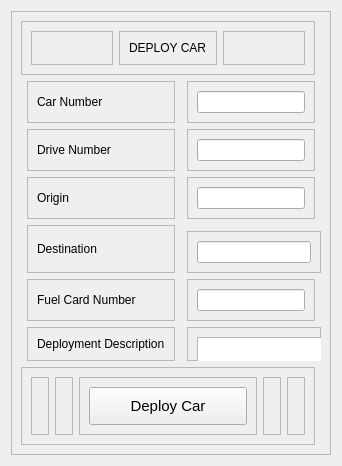
                <widget class="QWidget" name="tab_3">
                 <attribute name="title">
                  <string>Page</string>
                 </attribute>
                 <layout class="QHBoxLayout" name="horizontalLayout_31">
                  <item>
                   <widget class="QFrame" name="frame_65">
                    <property name="frameShape">
                     <enum>QFrame::StyledPanel</enum>
                    </property>
                    <property name="frameShadow">
                     <enum>QFrame::Raised</enum>
                    </property>
                    <layout class="QGridLayout" name="gridLayout_21">
                     <item row="1" column="0" rowspan="7">
                      <widget class="QFrame" name="frame_71">
                       <property name="frameShape">
                        <enum>QFrame::StyledPanel</enum>
                       </property>
                       <property name="frameShadow">
                        <enum>QFrame::Raised</enum>
                       </property>
                      </widget>
                     </item>
                     <item row="1" column="1">
                      <widget class="QFrame" name="frame_70">
                       <property name="frameShape">
                        <enum>QFrame::StyledPanel</enum>
                       </property>
                       <property name="frameShadow">
                        <enum>QFrame::Raised</enum>
                       </property>
                       <layout class="QGridLayout" name="gridLayout_10">
                        <item row="0" column="0">
                         <widget class="QLabel" name="label_9">
                          <property name="text">
                           <string>Car Number</string>
                          </property>
                         </widget>
                        </item>
                       </layout>
                      </widget>
                     </item>
                     <item row="1" column="2" rowspan="7">
                      <widget class="QFrame" name="frame_69">
                       <property name="frameShape">
                        <enum>QFrame::StyledPanel</enum>
                       </property>
                       <property name="frameShadow">
                        <enum>QFrame::Raised</enum>
                       </property>
                      </widget>
                     </item>
                     <item row="1" column="3">
                      <widget class="QFrame" name="frame_72">
                       <property name="frameShape">
                        <enum>QFrame::StyledPanel</enum>
                       </property>
                       <property name="frameShadow">
                        <enum>QFrame::Raised</enum>
                       </property>
                       <layout class="QGridLayout" name="gridLayout_11">
                        <item row="0" column="0">
                         <widget class="QLineEdit" name="lineEdit_6"/>
                        </item>
                       </layout>
                      </widget>
                     </item>
                     <item row="1" column="4" rowspan="4">
                      <widget class="QFrame" name="frame_73">
                       <property name="frameShape">
                        <enum>QFrame::StyledPanel</enum>
                       </property>
                       <property name="frameShadow">
                        <enum>QFrame::Raised</enum>
                       </property>
                      </widget>
                     </item>
                     <item row="2" column="1">
                      <widget class="QFrame" name="frame_66">
                       <property name="frameShape">
                        <enum>QFrame::StyledPanel</enum>
                       </property>
                       <property name="frameShadow">
                        <enum>QFrame::Raised</enum>
                       </property>
                       <layout class="QGridLayout" name="gridLayout_12">
                        <item row="0" column="0">
                         <widget class="QLabel" name="label_10">
                          <property name="text">
                           <string>Drive Number</string>
                          </property>
                         </widget>
                        </item>
                       </layout>
                      </widget>
                     </item>
                     <item row="2" column="3">
                      <widget class="QFrame" name="frame_67">
                       <property name="frameShape">
                        <enum>QFrame::StyledPanel</enum>
                       </property>
                       <property name="frameShadow">
                        <enum>QFrame::Raised</enum>
                       </property>
                       <layout class="QGridLayout" name="gridLayout_13">
                        <item row="0" column="0">
                         <widget class="QLineEdit" name="lineEdit_7"/>
                        </item>
                       </layout>
                      </widget>
                     </item>
                     <item row="3" column="1">
                      <widget class="QFrame" name="frame_78">
                       <property name="frameShape">
                        <enum>QFrame::StyledPanel</enum>
                       </property>
                       <property name="frameShadow">
                        <enum>QFrame::Raised</enum>
                       </property>
                       <layout class="QGridLayout" name="gridLayout_14">
                        <item row="0" column="0">
                         <widget class="QLabel" name="label_11">
                          <property name="text">
                           <string>Origin</string>
                          </property>
                         </widget>
                        </item>
                       </layout>
                      </widget>
                     </item>
                     <item row="3" column="3">
                      <widget class="QFrame" name="frame_83">
                       <property name="frameShape">
                        <enum>QFrame::StyledPanel</enum>
                       </property>
                       <property name="frameShadow">
                        <enum>QFrame::Raised</enum>
                       </property>
                       <layout class="QGridLayout" name="gridLayout_15">
                        <item row="0" column="0">
                         <widget class="QLineEdit" name="lineEdit_8"/>
                        </item>
                       </layout>
                      </widget>
                     </item>
                     <item row="4" column="1" rowspan="2">
                      <widget class="QFrame" name="frame_80">
                       <property name="frameShape">
                        <enum>QFrame::StyledPanel</enum>
                       </property>
                       <property name="frameShadow">
                        <enum>QFrame::Raised</enum>
                       </property>
                       <layout class="QGridLayout" name="gridLayout_22">
                        <item row="0" column="0">
                         <widget class="QLabel" name="label_12">
                          <property name="text">
                           <string>Destination</string>
                          </property>
                         </widget>
                        </item>
                       </layout>
                      </widget>
                     </item>
                     <item row="5" column="3" colspan="2">
                      <widget class="QFrame" name="frame_84">
                       <property name="frameShape">
                        <enum>QFrame::StyledPanel</enum>
                       </property>
                       <property name="frameShadow">
                        <enum>QFrame::Raised</enum>
                       </property>
                       <layout class="QGridLayout" name="gridLayout_16">
                        <item row="0" column="0">
                         <widget class="QLineEdit" name="lineEdit_9"/>
                        </item>
                       </layout>
                      </widget>
                     </item>
                     <item row="6" column="1">
                      <widget class="QFrame" name="frame_81">
                       <property name="frameShape">
                        <enum>QFrame::StyledPanel</enum>
                       </property>
                       <property name="frameShadow">
                        <enum>QFrame::Raised</enum>
                       </property>
                       <layout class="QGridLayout" name="gridLayout_23">
                        <item row="0" column="0">
                         <widget class="QLabel" name="label_13">
                          <property name="text">
                           <string>Fuel Card Number</string>
                          </property>
                         </widget>
                        </item>
                       </layout>
                      </widget>
                     </item>
                     <item row="6" column="3">
                      <widget class="QFrame" name="frame_85">
                       <property name="frameShape">
                        <enum>QFrame::StyledPanel</enum>
                       </property>
                       <property name="frameShadow">
                        <enum>QFrame::Raised</enum>
                       </property>
                       <layout class="QGridLayout" name="gridLayout_17">
                        <item row="0" column="0">
                         <widget class="QLineEdit" name="lineEdit_10"/>
                        </item>
                       </layout>
                      </widget>
                     </item>
                     <item row="7" column="1">
                      <widget class="QFrame" name="frame_82">
                       <property name="frameShape">
                        <enum>QFrame::StyledPanel</enum>
                       </property>
                       <property name="frameShadow">
                        <enum>QFrame::Raised</enum>
                       </property>
                       <layout class="QGridLayout" name="gridLayout_24">
                        <item row="0" column="0">
                         <widget class="QLabel" name="label_14">
                          <property name="text">
                           <string>Deployment Description</string>
                          </property>
                         </widget>
                        </item>
                       </layout>
                      </widget>
                     </item>
                     <item row="8" column="0" colspan="4">
                      <widget class="QFrame" name="frame_74">
                       <property name="frameShape">
                        <enum>QFrame::StyledPanel</enum>
                       </property>
                       <property name="frameShadow">
                        <enum>QFrame::Raised</enum>
                       </property>
                       <layout class="QGridLayout" name="gridLayout_20">
                        <item row="0" column="0">
                         <widget class="QFrame" name="frame_90">
                          <property name="frameShape">
                           <enum>QFrame::StyledPanel</enum>
                          </property>
                          <property name="frameShadow">
                           <enum>QFrame::Raised</enum>
                          </property>
                         </widget>
                        </item>
                        <item row="0" column="1">
                         <widget class="QFrame" name="frame_86">
                          <property name="frameShape">
                           <enum>QFrame::StyledPanel</enum>
                          </property>
                          <property name="frameShadow">
                           <enum>QFrame::Raised</enum>
                          </property>
                         </widget>
                        </item>
                        <item row="0" column="2">
                         <widget class="QFrame" name="frame_89">
                          <property name="frameShape">
                           <enum>QFrame::StyledPanel</enum>
                          </property>
                          <property name="frameShadow">
                           <enum>QFrame::Raised</enum>
                          </property>
                          <layout class="QGridLayout" name="gridLayout_19">
                           <item row="0" column="0">
                            <widget class="QPushButton" name="pushButton_2">
                             <property name="styleSheet">
                              <string notr="true">width:150px; height:30px; font-size:15px;</string>
                             </property>
                             <property name="text">
                              <string>Deploy Car</string>
                             </property>
                            </widget>
                           </item>
                          </layout>
                         </widget>
                        </item>
                        <item row="0" column="3">
                         <widget class="QFrame" name="frame_88">
                          <property name="frameShape">
                           <enum>QFrame::StyledPanel</enum>
                          </property>
                          <property name="frameShadow">
                           <enum>QFrame::Raised</enum>
                          </property>
                         </widget>
                        </item>
                        <item row="0" column="4">
                         <widget class="QFrame" name="frame_87">
                          <property name="frameShape">
                           <enum>QFrame::StyledPanel</enum>
                          </property>
                          <property name="frameShadow">
                           <enum>QFrame::Raised</enum>
                          </property>
                         </widget>
                        </item>
                       </layout>
                      </widget>
                     </item>
                     <item row="0" column="0" colspan="4">
                      <widget class="QFrame" name="frame_68">
                       <property name="frameShape">
                        <enum>QFrame::StyledPanel</enum>
                       </property>
                       <property name="frameShadow">
                        <enum>QFrame::Raised</enum>
                       </property>
                       <layout class="QHBoxLayout" name="horizontalLayout_30">
                        <item>
                         <widget class="QFrame" name="frame_75">
                          <property name="frameShape">
                           <enum>QFrame::StyledPanel</enum>
                          </property>
                          <property name="frameShadow">
                           <enum>QFrame::Raised</enum>
                          </property>
                         </widget>
                        </item>
                        <item>
                         <widget class="QFrame" name="frame_76">
                          <property name="frameShape">
                           <enum>QFrame::StyledPanel</enum>
                          </property>
                          <property name="frameShadow">
                           <enum>QFrame::Raised</enum>
                          </property>
                          <layout class="QHBoxLayout" name="horizontalLayout_29">
                           <item>
                            <widget class="QLabel" name="label_8">
                             <property name="text">
                              <string>DEPLOY CAR</string>
                             </property>
                            </widget>
                           </item>
                          </layout>
                         </widget>
                        </item>
                        <item>
                         <widget class="QFrame" name="frame_77">
                          <property name="frameShape">
                           <enum>QFrame::StyledPanel</enum>
                          </property>
                          <property name="frameShadow">
                           <enum>QFrame::Raised</enum>
                          </property>
                         </widget>
                        </item>
                       </layout>
                      </widget>
                     </item>
                     <item row="7" column="3" colspan="2">
                      <widget class="QFrame" name="frame_79">
                       <property name="frameShape">
                        <enum>QFrame::StyledPanel</enum>
                       </property>
                       <property name="frameShadow">
                        <enum>QFrame::Raised</enum>
                       </property>
                       <widget class="QTextEdit" name="textEdit">
                        <property name="geometry">
                         <rect>
                          <x>10</x>
                          <y>10</y>
                          <width>340</width>
                          <height>166</height>
                         </rect>
                        </property>
                       </widget>
                      </widget>
                     </item>
                    </layout>
                   </widget>
                  </item>
                 </layout>
                </widget>
